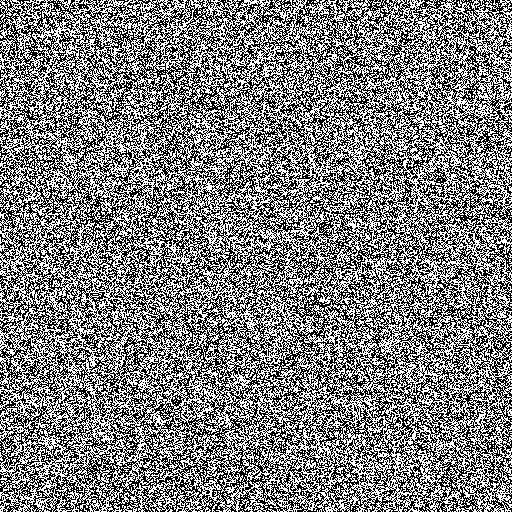
#> input picture CTFL/hisss1.png, 512 x 512 px
$ python hisss.py
#> lines starting #> are read from the running program, lines starting #| are printed output that depends on the picture; after the words box and inside, x2 and y2 are one past the last pixel; in counts of white or black regions, pixels touching at a corner belong together
from PIL import Image

img1 = Image.open('hisss1.png')
#> img1 is the input picture: PIL image 512x512 L; 50.1% white; black in thin lines or dots
img2 = Image.open('hisss2.png')
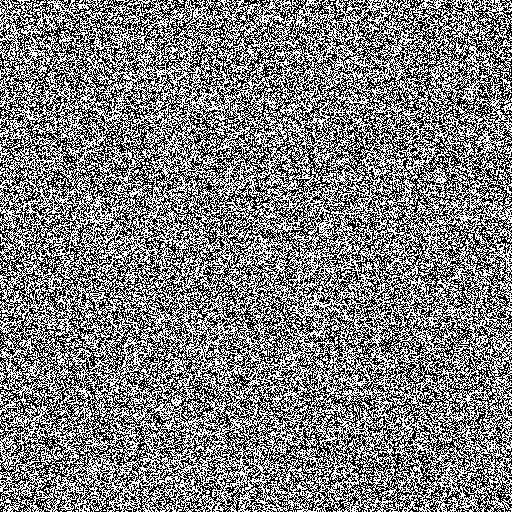
#> input picture CTFL/hisss2.png, 512 x 512 px
#> img2 is the input picture: PIL image 512x512 L; 49.9% white in thin lines or dots

pixels1 = list(img1.getdata())
#> pixels1 = 262144 items
pixels2 = list(img2.getdata())
#> pixels2 = 262144 items

test = Image.new('RGB', (512, 512))
#> test: PIL image 512x512 RGB; every value is 0

c = 0
for p1, p2 in zip(pixels1, pixels2):
    x, y = c%512, c//512
    if p1 == p2:
        test.putpixel((x, y), (255, 255, 255))
    else:
        test.putpixel((x, y), (0, 0, 0))
    c += 1
#> this loop made 262144 passes
#> (p1, p2) on passes 1 to 3: (0, 255), (255, 0), (0, 255)
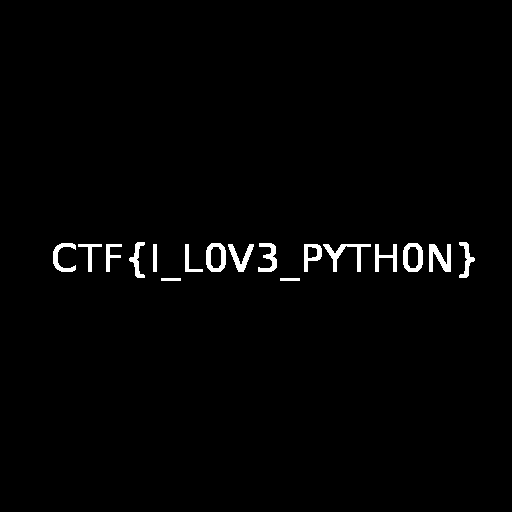
#> test: PIL image 512x512 RGB; 1.5% white; 17 white regions, largest, box (x1, y1, x2, y2) and area: (323, 244, 371, 272) 394, (429, 244, 451, 272) 367, (206, 243, 226, 272) 322
#> after the loop, c = 262144

test.save('hisss_solve.png')
